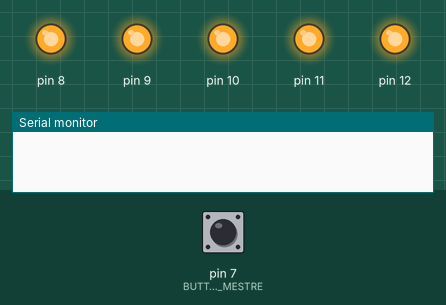
Recording of a sketch running on a simulated Arduino Uno, built with avr-gcc and run on an emulated ATmega328P. On the bench: output pins drawn as LEDs (lit = HIGH), the last lines printed to the serial monitor. Inputs (shaded band) come from the test bench; at power-on: pin 7 (BUTTON_MESTRE) HIGH. Random numbers use the default seed unless the sketch sets one.

Above: at 2.2 s.
2.3 s: pin 7 (BUTTON_MESTRE) pulled LOW for 0.15 s
At 3.5 s:
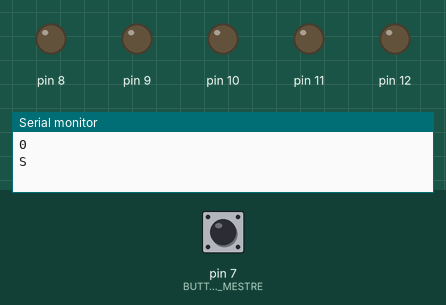
3.9 s: pin 7 (BUTTON_MESTRE) pulled LOW for 1 s
At 4.8 s:
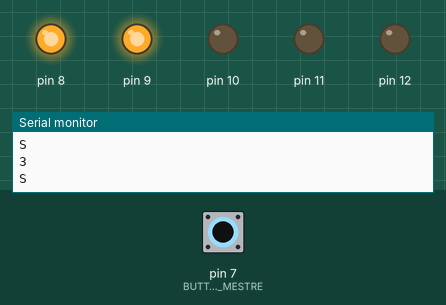
6.4 s: pin 7 (BUTTON_MESTRE) pulled LOW for 0.15 s
At 7.6 s:
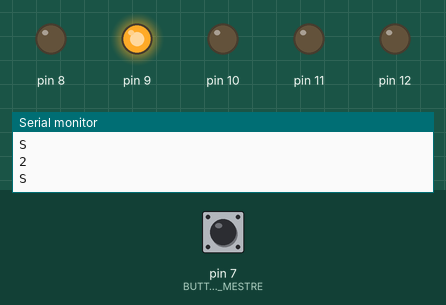
8.0 s: pin 7 (BUTTON_MESTRE) pulled LOW for 3.2 s
At 9.1 s:
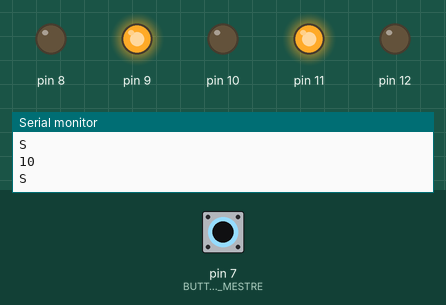
12.7 s: pin 7 (BUTTON_MESTRE) pulled LOW for 0.15 s
At 13.9 s:
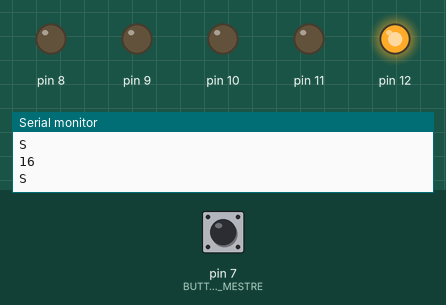
Timing chart, 0 to 15.7 s (numbered marks = the images above; inputs shaded):
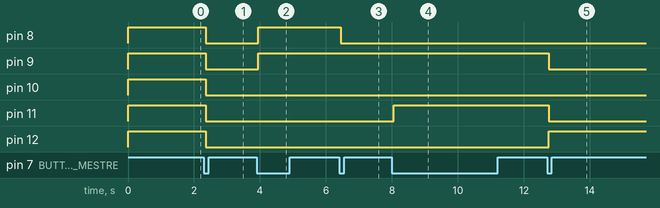

Measured:
- after the input at 2.3 s, pin 8–12: HIGH → LOW after 0.05 s
- after the input at 3.9 s, pin 8, pin 9: LOW → HIGH after 0.05 s
- after the input at 6.4 s, pin 8: HIGH → LOW after 0.05 s
- after the input at 8.0 s, pin 11: LOW → HIGH after 0.05 s
- after the input at 12.7 s, pin 9, pin 11: HIGH → LOW after 0.05 s; pin 12: LOW → HIGH after 0.05 s

The sketch:

Arduino_Mestre.ino
```cpp
const int BUTTON_MESTRE = 7;
int num_aleatorio = 0;
int BUTTON_MESTRE_lastState = 0;
int value_byte = 0;

int buttonState;
int lastButtonState = LOW;
unsigned long lastDebounceTime = 0;
unsigned long debounceDelay = 50;

void setup() {
  Serial.begin(9600);
  pinMode(BUTTON_MESTRE, INPUT_PULLUP);
  for (int i = 8; i <= 12; i++) {
    pinMode(i, OUTPUT);
    digitalWrite(i, HIGH);
  }
  randomSeed(analogRead(0));
  delay(1000);
}

void loop() {
  int BUTTON_MESTRE_State = !digitalRead(BUTTON_MESTRE);

  if (BUTTON_MESTRE_State != lastButtonState) {
    lastDebounceTime = millis();
  }

  if ((millis() - lastDebounceTime) > debounceDelay) {
    if (BUTTON_MESTRE_State != buttonState) {
      buttonState = BUTTON_MESTRE_State;

      if (buttonState == HIGH) {
        int num_shift = 0;

        if (BUTTON_MESTRE_lastState != BUTTON_MESTRE_State) {
          if (BUTTON_MESTRE_State == 1) {
            num_aleatorio = random(0, 32);
          }

          for (int i = 8; i <= 12; i++) {
            digitalWrite(i, (num_aleatorio >> num_shift) & 1);
            num_shift = num_shift + 1;
          }

          Serial.println(num_aleatorio);
          Serial.write('S');
          Serial.println();
        }
      }
    }
  }
  lastButtonState = BUTTON_MESTRE_State;

  if (Serial.available() > 0) {
    value_byte = Serial.read();
    Serial.println(value_byte);

    int num_secundario = (int) value_byte;
//Yes
    if (num_secundario == num_aleatorio) {
      Serial.println('Y');
        delay(1000);

        for (int i = 8; i <= 12; i++) {
          digitalWrite(i, HIGH);
        }
//NO
    } else {
        Serial.println('N');
    }

  }
}
```
